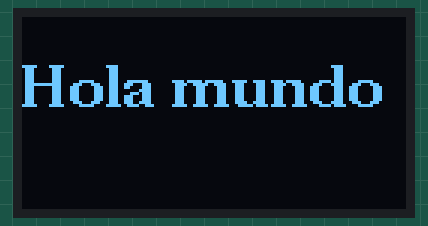
The sketch below on a simulated Arduino Uno, built with avr-gcc and run on an emulated ATmega328P. On the bench: 128×64 one-colour display. What the sketch prints to the serial monitor is not drawn.

Above: at 0.1 s.

The sketch:

oled_ej1.ino
```cpp
/*-----------------------------------------------------------------------------------------------------
  Sol Wiemeyer, Josefina Perez Roca e Isabella Mastrángelo
  5LA 2023

  Ejer1: Escribir un programa y probarlo en la board que muestre por el Display OLED I2C el texto “Hola mundo”
 ----------------------------------------------------------------------------------------------------- */

/**********LIBRERIAS**************/
#include <U8g2lib.h>

/*********CONSTRUCTORES Y VARIABLES GLOBALES**********/
U8G2_SH1106_128X64_NONAME_F_HW_I2C u8g2(U8G2_R0, /* reset=*/ U8X8_PIN_NONE);

void setup()
{
  Serial.begin(9600);
  Serial.println(F("OLED test"));
  u8g2.begin();
}

void loop()
{
    printBMP_OLED();
    delay(2000);
}

void printBMP_OLED(void)
{
    u8g2.clearBuffer();
    u8g2.setFont(u8g2_font_ncenB14_tr);
    u8g2.drawStr(0,30,"Hola mundo");
    u8g2.sendBuffer();
}
```
